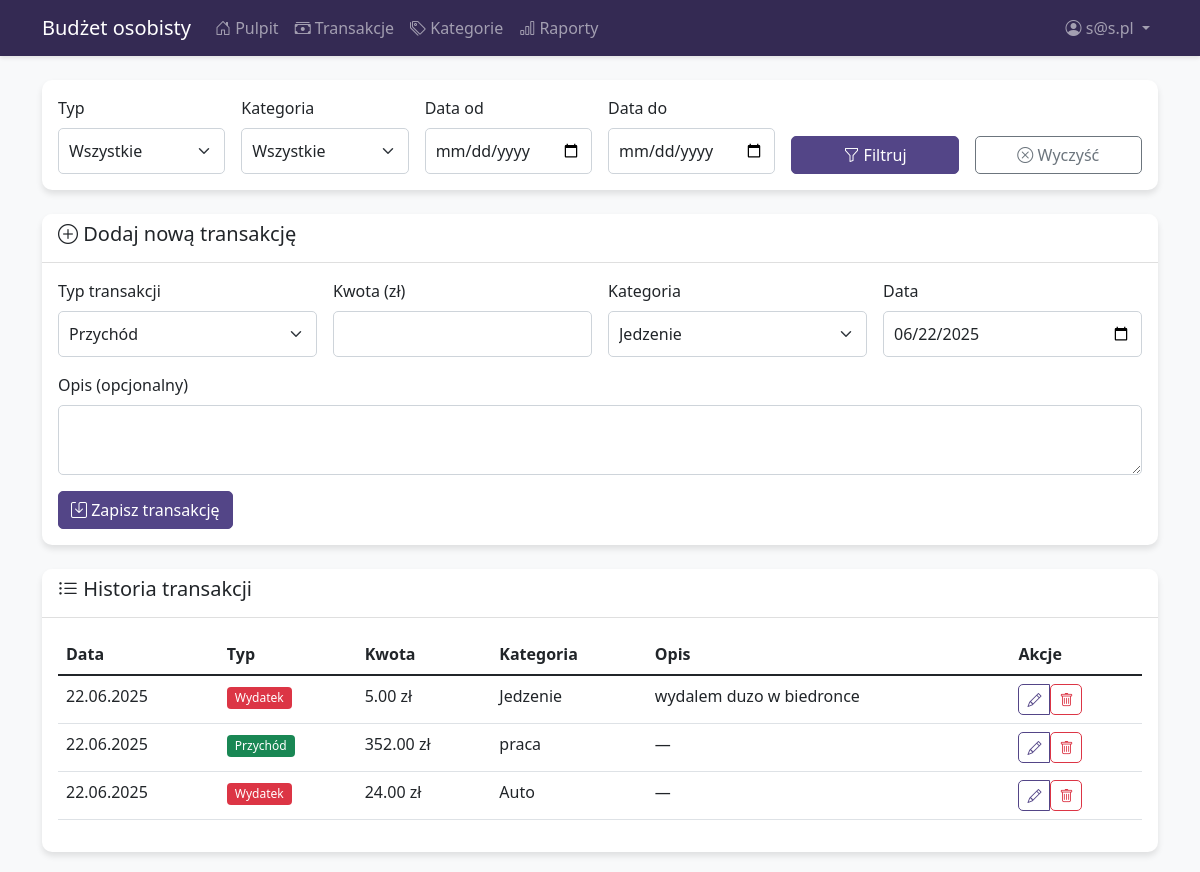
The app's page /transactions (signed in) with its own data.
### model.py (models this page shows, shortened)
class Transaction(db.Model):
    id = db.Column(db.Integer, primary_key=True)
    type = db.Column(db.String(10), nullable=False)  # 'income' or 'expense'
    amount = db.Column(db.Float, nullable=False)
    date = db.Column(db.Date, nullable=False)
    description = db.Column(db.String(200))
    user_id = db.Column(db.Integer, db.ForeignKey('user.id', ondelete='CASCADE'), nullable=False, index=True)
    category_id = db.Column(db.Integer, db.ForeignKey('category.id', ondelete='CASCADE'), nullable=False, index=True)

class Category(db.Model):
    id = db.Column(db.Integer, primary_key=True)
    name = db.Column(db.String(50), nullable=False)
    description = db.Column(db.String(200))
    user_id = db.Column(db.Integer, db.ForeignKey('user.id', ondelete='CASCADE'), nullable=False)
    transactions = db.relationship(
        'Transaction',
        backref='category_ref',
        lazy=True
    )

### app.py (the view, shortened to what this page needs)
@app.route('/transactions', methods=['GET', 'POST'])
@login_required
def transactions():
    filters = {
        'type': request.args.get('type', ''),
        'category': request.args.get('category', ''),
        'date_from': request.args.get('date_from', ''),
        'date_to': request.args.get('date_to', '')
    }
    query = Transaction.query.filter_by(user_id=session['user_id'])
    if filters['type']:
        query = query.filter_by(type=filters['type'])
    if filters['category']:
        query = query.filter_by(category_id=int(filters['category']))
    if filters['date_from']:
        query = query.filter(Transaction.date >= filters['date_from'])
    if filters['date_to']:
        query = query.filter(Transaction.date <= filters['date_to'])
    txs = query.order_by(Transaction.date.desc()).all()
    cats = Category.query.filter_by(user_id=session['user_id']).all()
    return render_template('transactions.html', transactions=txs, categories=cats, filters=filters, datetime=datetime)

### app.py (called while the page is built)
def login_required(f):
    @wraps(f)
    def wrapper(*args, **kwargs):
        if 'user_id' not in session:
            flash("Zaloguj się", "danger")
            return redirect(url_for('login'))
        return f(*args, **kwargs)
    return wrapper

### templates/transactions.html (shortened to what this page needs)
{% extends "base.html" %}
{% block content %}
    <form method="GET" class="card card-body mb-4">
        <div class="row g-3 align-items-end">
            <div class="col-md-2">
                <label for="type" class="form-label">Typ</label>
                <select name="type" id="type" class="form-select">
                    <option value="">Wszystkie</option>
                </select>
            </div>
            <div class="col-md-2">
                <label for="category" class="form-label">Kategoria</label>
                <select name="category" id="category" class="form-select">
                    <option value="">Wszystkie</option>
                </select>
            </div>
            <div class="col-md-2">
                <label for="date_from" class="form-label">Data od</label>
                <input type="date" name="date_from" id="date_from" class="form-control" value="{{ filters.date_from }}">
            </div>
            <div class="col-md-2">
                <label for="date_to" class="form-label">Data do</label>
                <input type="date" name="date_to" id="date_to" class="form-control" value="{{ filters.date_to }}">
            </div>
            <div class="col-md-2">
                <button type="submit" class="btn btn-primary w-100"><i class="bi bi-funnel"></i> Filtruj</button>
            </div>
            <div class="col-md-2">
                <a href="{{ url_for('transactions') }}" class="btn btn-outline-secondary w-100"><i
                        class="bi bi-x-circle"></i> Wyczyść</a>
            </div>
        </div>
    </form>
    <div class="card mb-4">
        <div class="card-header">
            <h5><i class="bi bi-plus-circle"></i> Dodaj nową transakcję</h5>
        </div>
        <div class="card-body">
            <form method="POST">
                <div class="row g-3">
                    <div class="col-md-3">
                        <label for="type" class="form-label">Typ transakcji</label>
                        <select class="form-select" id="type" name="type" required>
                            <option value="income">Przychód</option>
                        </select>
                    </div>
                    <div class="col-md-3">
                        <label for="amount" class="form-label">Kwota (zł)</label>
                        <input type="number" step="0.01" class="form-control" id="amount" name="amount" required>
                    </div>
                    <div class="col-md-3">
                        <label for="category" class="form-label">Kategoria</label>
                        <select class="form-select" id="category" name="category" required>
                            {% for category in categories %}
                                <option value="{{ category.id }}">{{ category.name }}</option>
                            {% endfor %}
                        </select>
                    </div>
                    <div class="col-md-3">
                        <label for="date" class="form-label">Data</label>
                        <input type="date" class="form-control" id="date" name="date" required
                               value="{{ datetime.now().strftime('%Y-%m-%d') }}">
                    </div>
                    <div class="col-12">
                        <label for="description" class="form-label">Opis (opcjonalny)</label>
                        <textarea class="form-control" id="description" name="description" rows="2"></textarea>
                    </div>
                    <div class="col-12">
                        <button type="submit" class="btn btn-primary"><i class="bi bi-save"></i> Zapisz transakcję
                        </button>
                    </div>
                </div>
            </form>
        </div>
    </div>
    {% if transactions %}
        <div class="card">
            <div class="card-header">
                <h5><i class="bi bi-list-ul"></i> Historia transakcji</h5>
            </div>
            <div class="card-body">
                <div class="table-responsive">
                    <table class="table table-hover">
                        <thead>
                        <tr>
                            <th>Data</th>
                            <th>Typ</th>
                            <th>Kwota</th>
                            <th>Kategoria</th>
                            <th>Opis</th>
                            <th>Akcje</th>
                        </tr>
                        </thead>
                        <tbody>
                        {% for transaction in transactions %}
                            <tr>
                                <td>{{ transaction.date.strftime('%d.%m.%Y') }}</td>
                                <td>
              <span class="badge bg-{{ 'success' if transaction.type == 'income' else 'danger' }}">
                {{ 'Przychód' if transaction.type == 'income' else 'Wydatek' }}
              </span>
                                </td>
                                <td>{{ "%.2f"|format(transaction.amount) }} zł</td>
                                <td>{{ transaction.category_ref.name }}</td>
                                <td>{{ transaction.description or '—' }}</td>
                                <td>
                                    <div class="btn-group">
                                        <a href="{{ url_for('edit_transaction', id=transaction.id) }}"
                                           class="btn btn-sm btn-outline-primary">
                                            <i class="bi bi-pencil"></i>
                                        </a>
                                        <form method="POST"
                                              action="{{ url_for('delete_transaction', id=transaction.id) }}"
                                              style="display:inline;">
                                            <button type="submit" class="btn btn-sm btn-outline-danger"
                                                    onclick="return confirm('Na pewno chcesz usunąć tę transakcję?')">
                                                <i class="bi bi-trash"></i>
                                            </button>
                                        </form>
                                    </div>
                                </td>
                            </tr>
                        {% endfor %}
                        </tbody>
                    </table>
                </div>
            </div>
        </div>
    {% endif %}
{% endblock %}

### templates/base.html (shortened to what this page needs)
<!DOCTYPE html>
<html lang="pl">
<head>
    <link href="https://cdn.jsdelivr.net/npm/bootstrap@5.1.3/dist/css/bootstrap.min.css" rel="stylesheet">
    <link rel="stylesheet" href="https://cdn.jsdelivr.net/npm/bootstrap-icons@1.8.0/font/bootstrap-icons.css">
    <link rel="stylesheet" href="{{ url_for('static', filename='css/style.css') }}">
</head>
<body>
    <nav class="navbar navbar-expand-lg navbar-dark bg-primary">
        <div class="container">
            <a class="navbar-brand" href="{{ url_for('dashboard') }}">Budżet osobisty</a>
            <div class="collapse navbar-collapse" id="navbarNav">
                {% if session['user_id'] %}
                <ul class="navbar-nav me-auto">
                    <li class="nav-item">
                        <a class="nav-link" href="{{ url_for('dashboard') }}"><i class="bi bi-house-door"></i> Pulpit</a>
                    </li>
                    <li class="nav-item">
                        <a class="nav-link" href="{{ url_for('transactions') }}"><i class="bi bi-cash-stack"></i> Transakcje</a>
                    </li>
                    <li class="nav-item">
                        <a class="nav-link" href="{{ url_for('categories') }}"><i class="bi bi-tags"></i> Kategorie</a>
                    </li>
                    <li class="nav-item">
                        <a class="nav-link" href="{{ url_for('reports') }}"><i class="bi bi-bar-chart"></i> Raporty</a>
                    </li>
                </ul>
                <ul class="navbar-nav">
                    <li class="nav-item dropdown">
                        <a class="nav-link dropdown-toggle" href="#" id="navbarDropdown" role="button" data-bs-toggle="dropdown">
                            <i class="bi bi-person-circle"></i> {{ session['email'] }}
                        </a>
                    </li>
                </ul>
                {% endif %}
            </div>
        </div>
    </nav>
    <div class="container mt-4">
        {% block content %}{% endblock %}
    </div>
</body>
</html>

### static/css/style.css (style rules this page uses)
body { background-color: #f8f9fa; min-height: 100vh; display: flex; flex-direction: column; }
.container { flex: 1; }
.card { border-radius: 10px; box-shadow: 0 4px 6px rgba(0, 0, 0, 0.1); border: none; margin-bottom: 20px; }
.card-header { border-radius: 10px 10px 0 0 !important; background-color: #fff; border-bottom: 1px solid rgba(0, 0, 0, 0.125); }
.navbar { box-shadow: 0 2px 4px rgba(0, 0, 0, 0.1); }
.table th { border-top: none; }
.btn { border-radius: 5px; }
.form-control, .form-select { border-radius: 5px; padding: 10px; }
.badge { font-weight: normal; padding: 5px 8px; border-radius: 4px; }
.bg-primary { background-color: #342a53 !important; }
.btn-primary { background-color: #534587; border-color: #534587; }
.btn-outline-primary { color: #534587; border-color: #534587; }

### records on screen
Transaction: type "Wydatek", amount "5.00"
Transaction: type "Przychód", amount "352.00"
Transaction: type "Wydatek", amount "24.00"

### other values on screen
{{ session['email'] }} "s@s.pl"
form field category "Jedzenie"
